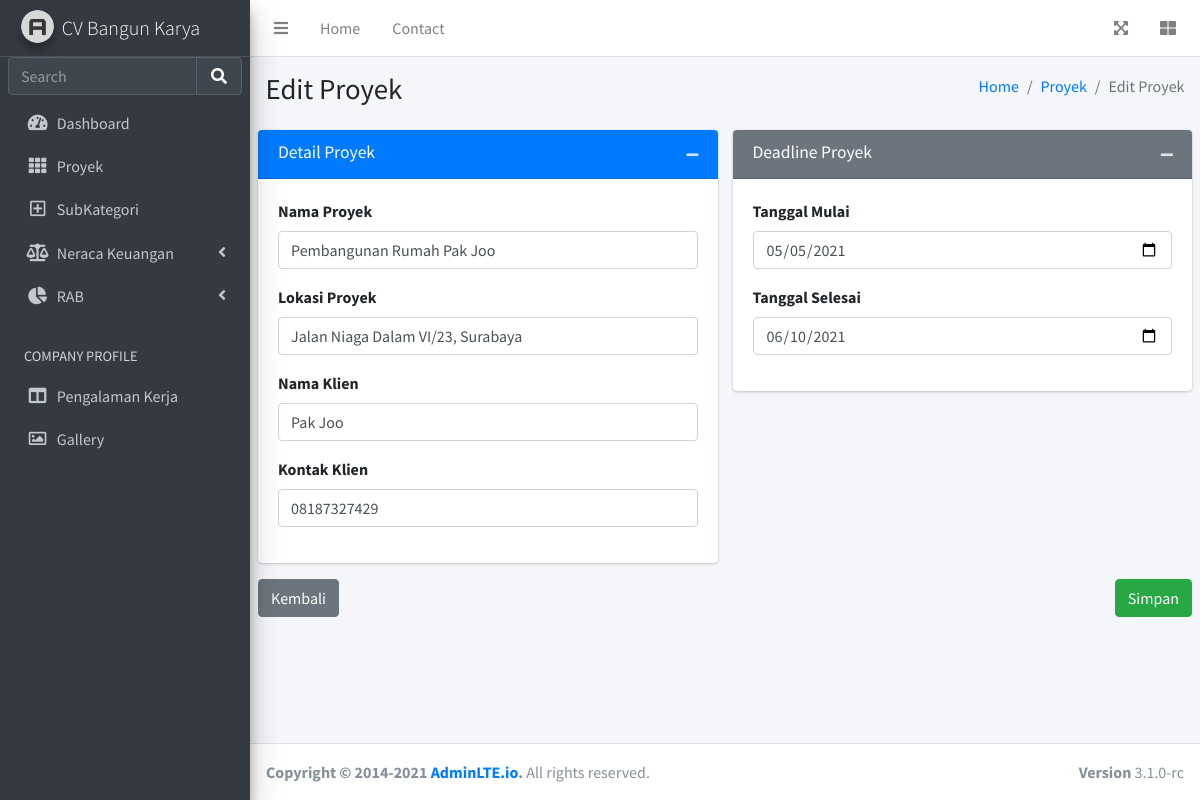
Page /proyek/edit/1 on the committed database.
### app.py (models this page shows)
class Proyek(db.Model):
    id = db.Column(db.Integer, primary_key=True)
    nama_proyek = db.Column(db.String(100), nullable=False)
    lokasi = db.Column(db.String(200), nullable=False)
    nama_klien = db.Column(db.String(100), nullable=False)
    no_hp = db.Column(db.String(20), nullable=False)
    tgl_mulai = db.Column(db.String(20), nullable=False)
    tgl_selesai = db.Column(db.String(20), nullable=False)
    date_created = db.Column(db.DateTime, default=datetime.utcnow)

### app.py (the view)
@app.route('/proyek/edit/<int:id>', methods=['POST', 'GET'])
def proyek_edit(id):
    task = Proyek.query.get_or_404(id)
    if request.method == 'POST':
        task.nama_proyek=request.form['nama_proyek']
        task.lokasi=request.form['lokasi']
        task.nama_klien=request.form['nama_klien']
        task.no_hp=request.form['no_hp']
        try:
            db.session.commit()
            return redirect('/proyek')
        except:
            return 'Error input data'
    else:
        return render_template('proyek/proyek_edit.html', proyek = task)

### templates/proyek/proyek_edit.html (shortened to what this page needs)
{% extends 'base.html' %}
{% block body %}
<div class="content-wrapper">
    <section class="content-header">
      <div class="container-fluid">
        <div class="row mb-2">
          <div class="col-sm-6">
            <h1>Edit Proyek</h1>
          </div>
          <div class="col-sm-6">
            <ol class="breadcrumb float-sm-right">
              <li class="breadcrumb-item"><a href="/">Home</a></li>
              <li class="breadcrumb-item"><a href="/proyek">Proyek</a></li>
              <li class="breadcrumb-item active">Edit Proyek</li>
            </ol>
          </div>
        </div>
      </div>
    </section>
    <section class="content">
      <form action="/proyek/edit/{{ proyek.id }}" method="POST">
      <div class="row">
        <div class="col-md-6">
          <div class="card card-primary">
            <div class="card-header">
              <h3 class="card-title">Detail Proyek</h3>
              <div class="card-tools">
                <button type="button" class="btn btn-tool" data-card-widget="collapse" title="Collapse">
                  <i class="fas fa-minus"></i>
                </button>
              </div>
            </div>
            <div class="card-body">
              <div class="form-group">
                <label for="inputName">Nama Proyek</label>
                <input type="text" name="nama_proyek" class="form-control" value="{{ proyek.nama_proyek }}">
              </div>
              <div class="form-group">
                <label for="inputDescription">Lokasi Proyek</label>
                <input type="text" name="lokasi" class="form-control" value="{{ proyek.lokasi }}">
              </div>
              <div class="form-group">
                <label for="inputStatus">Nama Klien</label>
                <input type="text" name="nama_klien" class="form-control" value="{{ proyek.nama_klien }}">
              </div>
              <div class="form-group">
                <label for="inputClientCompany">Kontak Klien</label>
                <input type="text" name="no_hp" class="form-control" value="{{ proyek.no_hp }}">
              </div>
            </div>
          </div>
        </div>
        <div class="col-md-6">
          <div class="card card-secondary">
            <div class="card-header">
              <h3 class="card-title">Deadline Proyek</h3>
              <div class="card-tools">
                <button type="button" class="btn btn-tool" data-card-widget="collapse" title="Collapse">
                  <i class="fas fa-minus"></i>
                </button>
              </div>
            </div>
            <div class="card-body">
                <div class="form-group">
                    <label for="exampleInputEmail1">Tanggal Mulai</label>
                    <input type="date" class="form-control" name="tgl_mulai" value="{{ proyek.tgl_mulai }}">
                  </div>
                  <div class="form-group">
                    <label for="exampleInputEmail1">Tanggal Selesai</label>
                    <input type="date" class="form-control" name="tgl_selesai" value="{{ proyek.tgl_selesai }}">
                  </div>
            </div>
          </div>
        </div>
      </div>
      <div class="row" style="margin-bottom: 10px;">
        <div class="col-12">
          <a href="/proyek" class="btn btn-secondary">Kembali</a>
          <input type="submit" value="Simpan" class="btn btn-success float-right">
        </div>
      </div>
    </form>
    </section>
  </div>
{% endblock %}

### rows in the picture
Proyek: nama_proyek "Pembangunan Rumah Pak Joo", lokasi "Jalan Niaga Dalam VI/23, Surabaya", nama_klien "Pak Joo", no_hp "08187327429", tgl_mulai "05/05/2021", tgl_selesai "06/10/2021"
